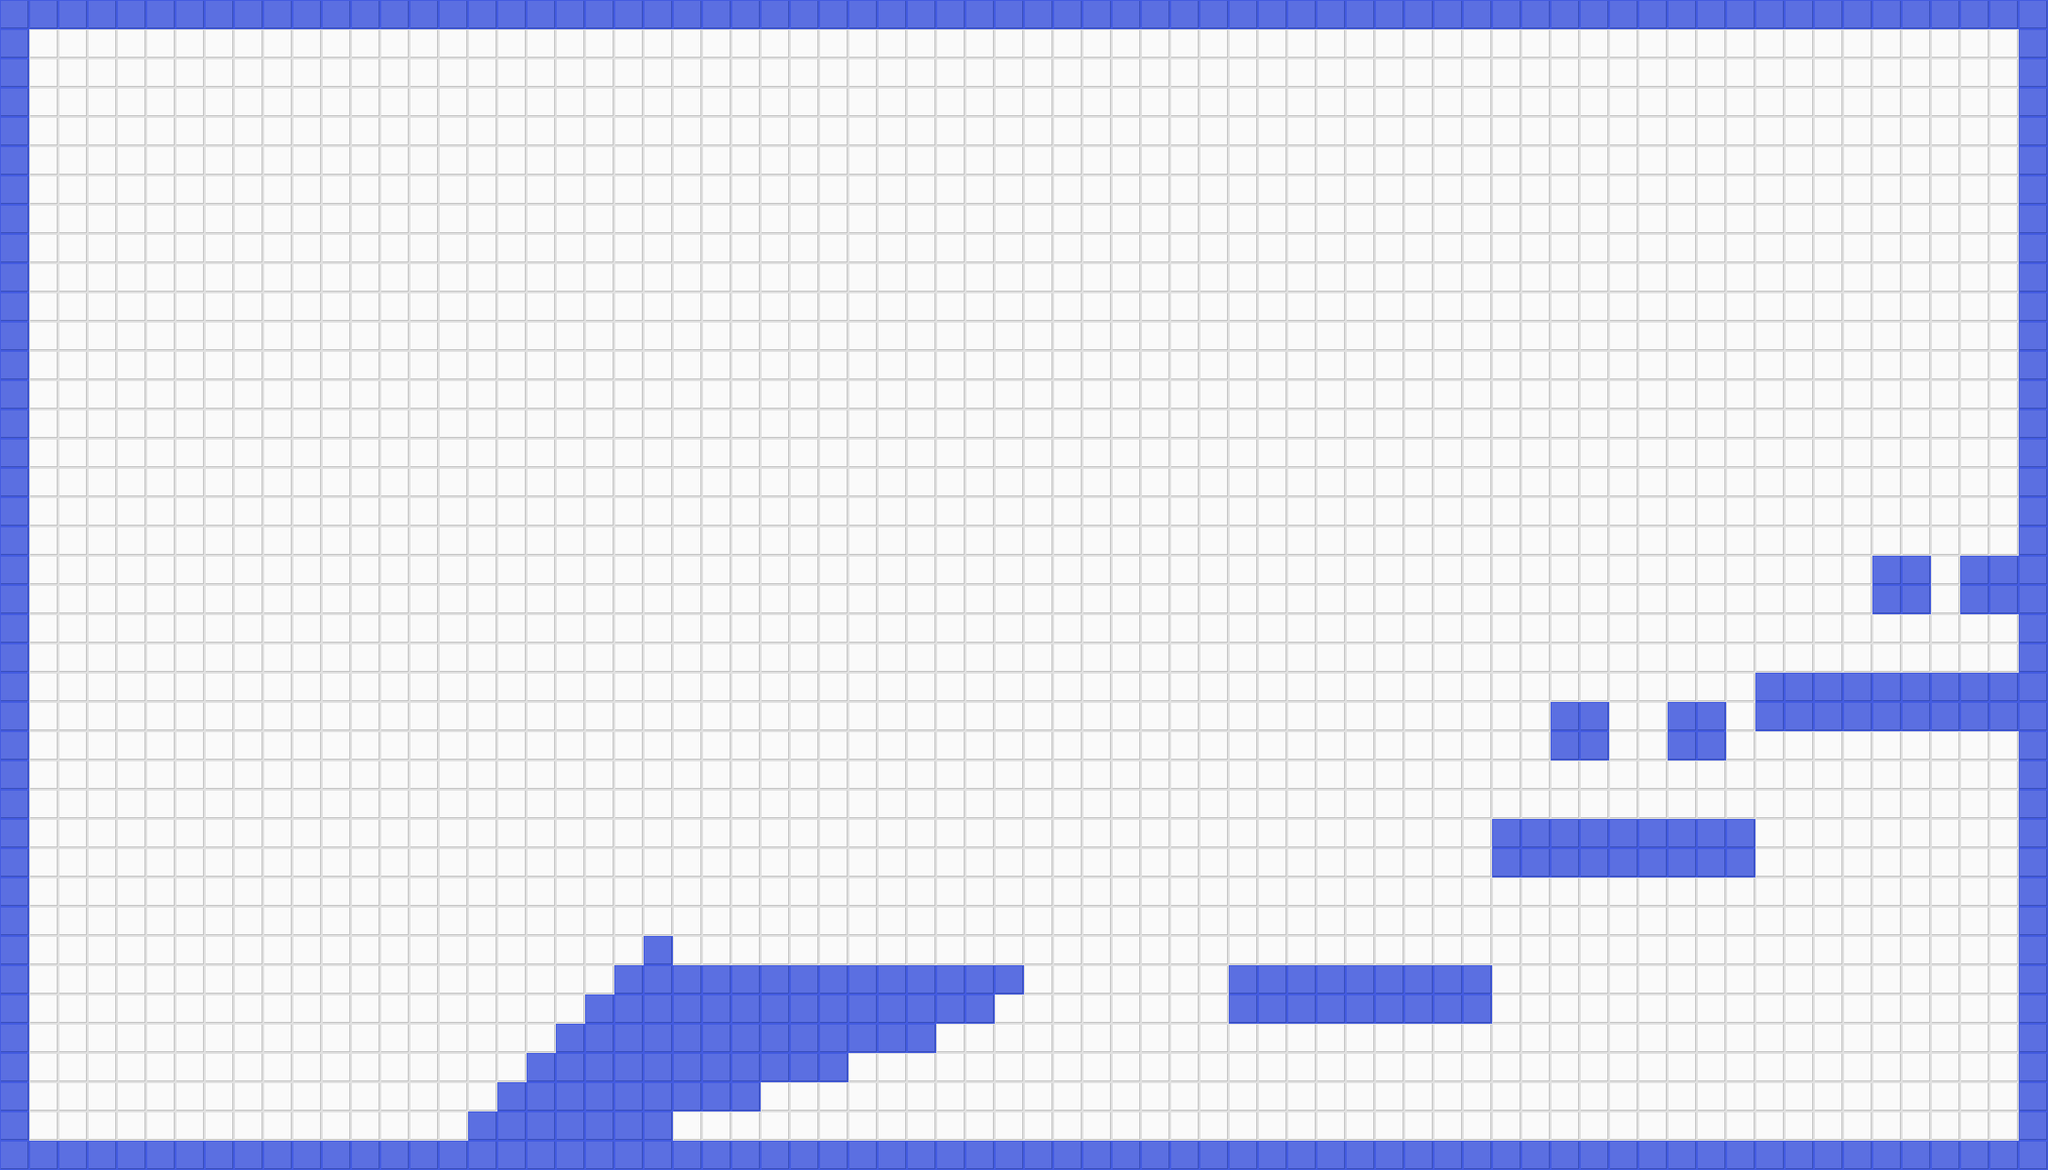

Below is a game level as drawn by its tile map, then a one-line description and the .tmx that defines it (tile-layer data replaced by summaries):
An orthogonal 70x40 tile map with 32x32 px tiles, 2 tile layers (Background, Collision) and 1 object.

<map version="1.0" orientation="orthogonal" renderorder="right-down" width="70" height="40" tilewidth="32" tileheight="32" nextobjectid="4">
 <properties>
  <property name="unity:resource" type="bool" value="true" />
 </properties>
 <tileset firstgid="1" name="tileset" tilewidth="32" tileheight="32" tilecount="4" columns="2">
  <image source="../Tilesets/Test2.png" width="64" height="64" />
  <tile id="1">
   <objectgroup draworder="index">
    <object id="1" x="0" y="0" width="32" height="32" />
   </objectgroup>
  </tile>
 </tileset>
 <layer name="Background" width="70" height="40">
  <data>[2800 cells, 2800 non-empty, 1 distinct tile ids]</data>
 </layer>
 <layer name="Collision" width="70" height="40">
  <data>[2800 cells, 355 non-empty, 1 distinct tile ids]</data>
 </layer>
</map>
